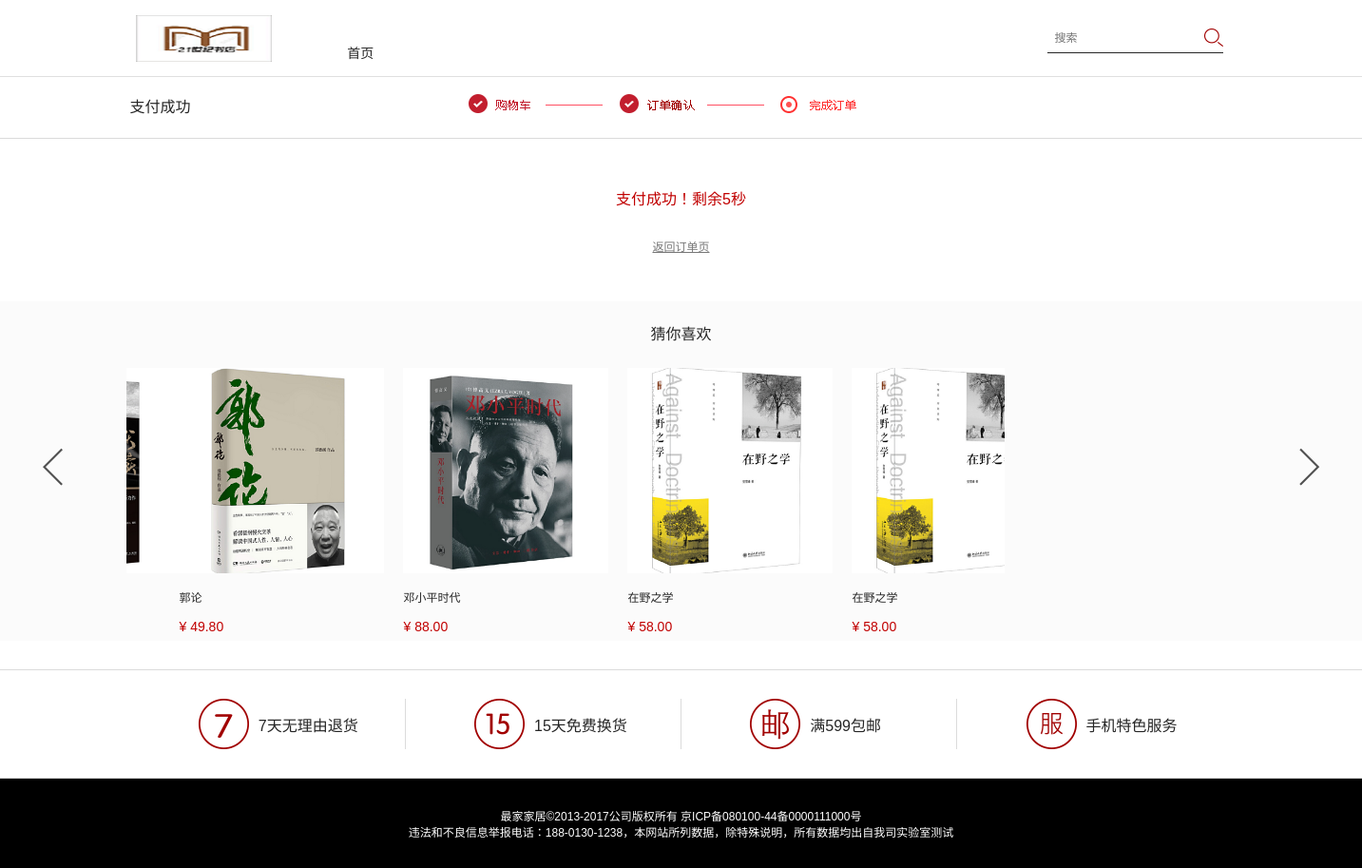
Screenshot of /reception/ok.php with the database file from the repository.
### tables this page shows
CREATE TABLE `books` (
  `id` int(20) NOT NULL AUTO_INCREMENT,
  `bookname` varchar(255) NOT NULL,
  `writer` varchar(255) DEFAULT NULL,
  `chubanshe` varchar(255) DEFAULT NULL,
  `ISBN` varchar(13) DEFAULT NULL,
  `price` double(10,2) NOT NULL DEFAULT '0.00',
  `picture` varchar(255) DEFAULT NULL,
  `reserve` varchar(255) DEFAULT NULL,
  `addtime` date DEFAULT NULL,
  `details` varchar(255) DEFAULT NULL,
  `state` int(2) NOT NULL DEFAULT '0',
  PRIMARY KEY (`id`)
);

### reception/ok.php (the view, shortened to what this page needs)
<?php
		  $link = mysqli_connect(HOST,USER,PASS);
		  mysqli_select_db($link,DBNAME);
		  mysqli_set_charset($link,'utf-8');
?>
<!DOCTYPE html>
<html>
	<head lang="en">
		<link rel="stylesheet" type="text/css" href="css/public.css"/>
		<link rel="stylesheet" type="text/css" href="css/proList.css" />
	</head>
	<body>
		<div class="head ding">
			<div class="wrapper clearfix">
				<div class="clearfix" id="top">
					<h1 class="fl"><a href="index.php"><img src="img/logo.png"/></a></h1>
					<div class="fr clearfix" id="top1">
						<form action="#" method="get" class="fl">
							<input type="text" placeholder="搜索" />
							<input type="button" />
						</form>
					</div>
				</div>
				<ul class="clearfix" id="bott">
					<li><a href="index.php">首页</a></li>
				</ul>
			</div>
		</div>
		<div class="order mt cart">
			<div class="site">
				<p class="wrapper clearfix">
					<span class="fl">支付成功</span>
					<img class="top" src="img/temp/cartTop03.png">
				</p>
			</div>
			<p class="ok">支付成功！剩余<span>5</span>秒<a href="myorderq.php">返回订单页</a></p>
		</div>
		<div class="like">
			<h4>猜你喜欢</h4>
			<div class="bottom">
				<div class="hd">
					<span class="prev"><img src="img/temp/prev.png"></span>
					<span class="next"><img src="img/temp/next.png"></span>
				</div>
				<div class="imgCon bd">
					<div class="likeList clearfix">
							<?php
							$sql = "select * from books";
							$result = mysqli_query($link,$sql);
							$i=3;
							while($i){
								$j=3;
								echo "<div>";
								while($j){
									$row2 = mysqli_fetch_assoc($result);
									echo "<a href='proDetail.php?a={$row2["id"]}'>";
									echo "<dl>";
									echo "<dt><img src='../public/book/{$row2["picture"]}'></dt>";
									echo "<dd> {$row2['bookname']} </dd>";
									echo "<dd>¥ {$row2['price']}</dd>";
									echo "</dl>";
									echo "</a>";
									$j--;
								}
								echo "<a href='proDetail.php?a={$row2["id"]}'  class='last'>";
								echo "<dl>";
								echo "<dt><img src='../public/book/{$row2["picture"]}'></dt>";
								echo "<dd> {$row2['bookname']} </dd>";
								echo "<dd>¥ {$row2['price']}</dd>";
								echo "</dl>";
								echo "</a>";
								echo "</div>";
							$i--;
							}
							?>
					</div>
				</div>
			</div>
		</div>
		<div class="footer">
			<div class="top">
				<div class="wrapper">
					<div class="clearfix">
						<a href="#2" class="fl"><img src="img/foot1.png"/></a>
						<span class="fl">7天无理由退货</span>
					</div>
					<div class="clearfix">
						<a href="#2" class="fl"><img src="img/foot2.png"/></a>
						<span class="fl">15天免费换货</span>
					</div>
					<div class="clearfix">
						<a href="#2" class="fl"><img src="img/foot3.png"/></a>
						<span class="fl">满599包邮</span>
					</div>
					<div class="clearfix">
						<a href="#2" class="fl"><img src="img/foot4.png"/></a>
						<span class="fl">手机特色服务</span>
					</div>
				</div>
			</div>
			<p class="dibu">最家家居&copy;2013-2017公司版权所有 京ICP备080100-44备0000111000号<br />
			违法和不良信息举报电话：188-0130-1238，本网站所列数据，除特殊说明，所有数据均出自我司实验室测试</p>
		</div>
	</body>
</html>

### reception/css/public.css (style rules this page uses)
* { margin: 0; padding: 0; }
html, body { font-size: 12px; font-family: "微软雅黑", "arial"; color: #262626; background: #FFF; }
ul li, ol li { list-style: none; }
a { text-decoration: none; outline: none; color: #262626; blr: expression(this.onFocus=this.blur()); }
img { border: none; }
input, textarea, select, button { font-size: 100%; font-family: inherit; margin: 0; padding: 0; border: none; outline: none; }
.clearfix:after { content: ""; display: block; clear: both; height: 0; line-height: 0; visibility: hidden; }
.clearfix { zoom: 1; }
.fl { float: left; }
.fr { float: right; }
.mt { margin-top: 80px; }
.wrapper { width: 1160px; margin: 0 auto; }
.head { margin-top: 30px; min-width: 1160px; position: relative; border-bottom: 1px solid #e0e0e0; }
.head h1 img { width: 80%; display: block; }
.head div form { width: 160px; height: 30px; line-height: 30px; margin: 0 10px; margin-top: 13px; border-bottom: 1px solid #262626; }
.head div form input:nth-child(1) { background: none; text-indent: 8px; }
.head div form input:nth-child(2) { float: right; width: 13%; padding-bottom: 10px; background: url(../img/ss.png) no-repeat right 5px; cursor: pointer; }
.head ul { float: left; margin-left: 18%; line-height: 50px; }
.head ul li { float: left; padding: 0 20px; }
.head ul li>a { color: #262626; font-size: 14px; display: inline-block; position: relative; }
.head ul li a:before { content: ""; background: #A10000; position: absolute; bottom: -3px; z-index: -1; transform: scaleX(0); transition: all .5s ease; -webkit-transition: all .5s ease; }
.head ul li:nth-child(1) a:before { left: -12px; }
.ding { margin-top: 0; position: fixed; top: 0; left: 0; width: 100%; height: 40px; padding: 20px 0; background: #fff; z-index: 100; }
.ding h1 { position: absolute; left: 10%; top: 20%; }
.ding h1 img { width: 65%; }
.ding ul li a:before { bottom: -25px; }
.ding ul { float: left; margin-left: 18%; line-height: 0; }
.ding div form { width: 185px; height: 30px; line-height: 30px; margin: 0 10px; margin-top: 5px; border-bottom: 1px solid #262626; }
.footer { min-width: 1160px; }
.footer .top { padding: 30px 0; border-top: 1px solid #DBDBDB; border-bottom: 1px solid #DBDBDB; }
.footer .top .wrapper { display: flex; }
.footer .top .wrapper div { flex: 1 1 25%; border-right: 1px solid #dbdbdb; }
.footer .top .wrapper div:last-child { border-right: none; }
.footer .top .wrapper div a img { display: block; }
.footer .top .wrapper div a { margin-left: 25%; }
.footer .top .wrapper div span { margin-top: 15px; margin-left: 10px; display: block; font-size: 16px; }
.footer p.dibu { background: #000; padding: 30px 0; text-align: center; color: #fff; }
body { position: relative; }

### reception/css/proList.css (style rules this page uses)
.seeList dl, .likeList dl, .paintList dl { line-height: 30px; }
.like { min-width:1423px; background: #fbfbfb; margin: 30px 0; }
.like h4 { text-align: center; height:70px; line-height:70px; font-size: 16px; font-weight: normal; }
.imgCon { overflow: hidden; width:81.5%; min-width: 1160px; margin: 0 auto; }
.likeList { width:9999px; padding-bottom:30px; }
.likeList div { float: left; }
.likeList div a { float: left; margin-right:20px; width:216px; }
.likeList a img { width:100%; }
.likeList a.last { margin-right:0px; }
.bottom { position: relative; }
.bottom span.prev,.bottom span.next { position: absolute; top:50%; margin-top: -65px; width:50px; cursor: pointer; }
.bottom span.prev img,.bottom span.next img { width:100%; }
.bottom span.prev { left:30px; }
.bottom span.next { right:30px; }
.likeList dl dd:last-child { color:#c10000; font-size: 14px; }
.last { flex-direction: column; }
.cart div.site { height:65px; line-height:65px; font-size:16px; }
.order .site { border-bottom: 1px solid #dbdbdb; }
.cart div.site .top { margin-left:290px; margin-top: 10px; }
p.ok { text-align: center; color:#c10000; font-size: 16px; margin:50px 0; }
p.ok a { display: block; margin:30px 0; font-size: 12px; color:#777; text-decoration: underline; }

### rows the page displays
books: picture (picture)
books: picture (picture), bookname "在野之学", price "58.00"
books: picture (picture), bookname "郭论", price "49.80"
books: picture (picture), bookname "邓小平时代", price "88.00"
